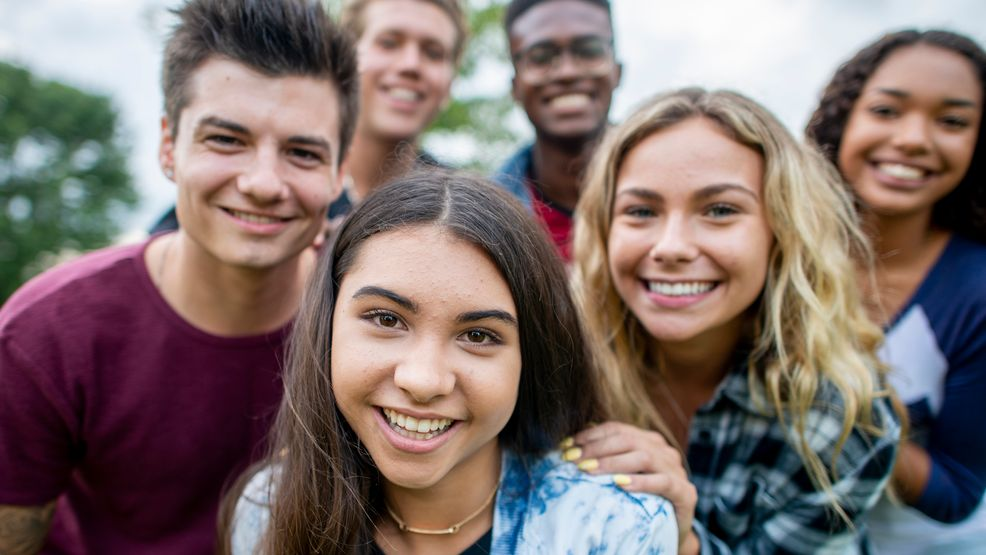
#> input picture photo.jpg, 986 x 555 px
$ python facedetection.py
#> lines starting #> are read from the running program, lines starting #| are printed output that depends on the picture; after the words box and inside, x2 and y2 are one past the last pixel; in counts of white or black regions, pixels touching at a corner belong together
#reference - https://www.edureka.co/blog/python-opencv-tutorial/
import cv2

# Create a CascadeClassifier Object
face_cascade = cv2.CascadeClassifier(cv2.data.haarcascades + 'haarcascade_frontalface_default.xml')

# Reading the image as it is
# A very high quality image will consume a lot of memory and produce error - Insufficient Memory
img = cv2.imread("photo.jpg")
#> img is the input picture: shape (555, 986, 3); mean B, G, R 108, 111.1, 126.7

# Reading the image as gray scale image
gray_img = cv2.cvtColor(img, cv2.COLOR_BGR2GRAY)
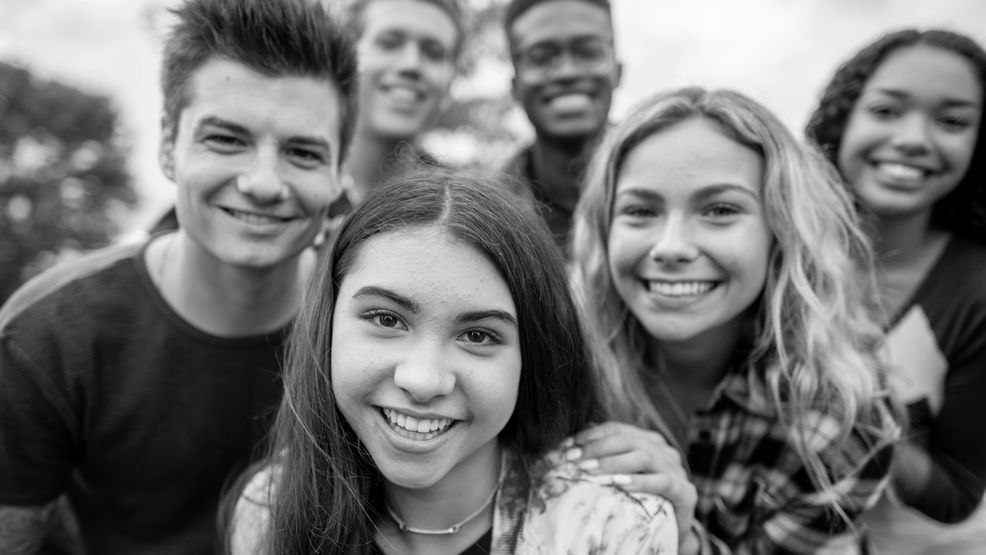
#> gray_img: shape (555, 986); min 0, max 253, mean 115.4
print(gray_img)
#> (printed output is left out)

# Search the co-ordinates of the image
faces = face_cascade.detectMultiScale(gray_img, scaleFactor=1.05,minNeighbors=5)
#> faces = [[353, 4, 112, 112], [503, 6, 123, 123], [839, 57, 143, 143], [571, 129, 206, 206], [156, 61, 218, 218], [307, 232, 249, 249]]

#form a rectangle around the face detected
for x, y, w, h in faces:
    img = cv2.rectangle(img, (x, y), (x + w, y + h), (0, 255, 0), 3)
#> this loop made 6 passes
#> pass 1, `img = cv2.rectangle(img, (x, y), (x + w, y + h), (0, 255, 0), 3)`:
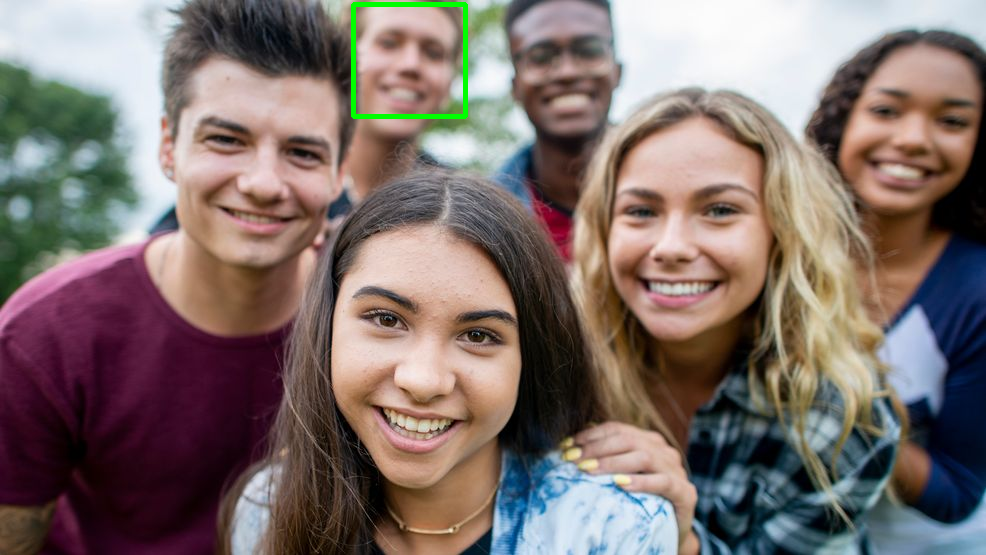
#> img: shape (555, 986, 3); 0.41% of pixels changed, all inside (x1, y1, x2, y2) = (351, 2, 468, 119)
#> pass 2, `img = cv2.rectangle(img, (x, y), (x + w, y + h), (0, 255, 0), 3)`:
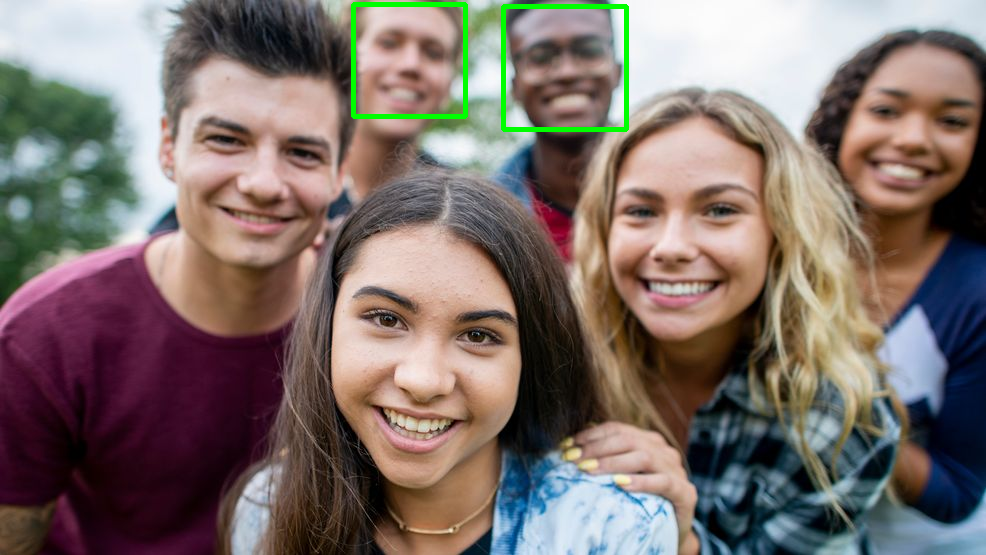
#> img: shape (555, 986, 3); 0.45% of pixels changed, all inside (x1, y1, x2, y2) = (501, 4, 629, 132)
#> pass 3, `img = cv2.rectangle(img, (x, y), (x + w, y + h), (0, 255, 0), 3)`:
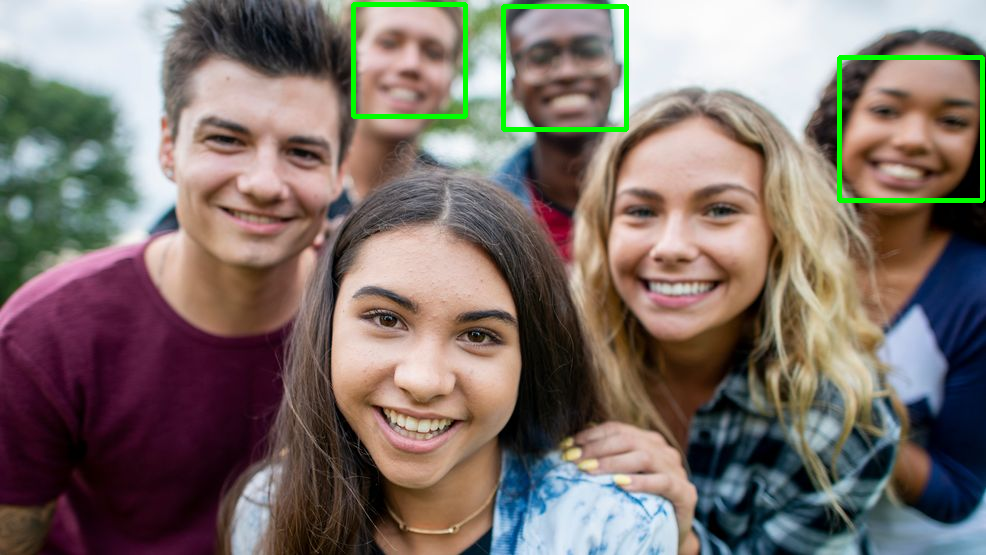
#> img: shape (555, 986, 3); 0.52% of pixels changed, all inside (x1, y1, x2, y2) = (837, 55, 985, 203)
#> after the loop:
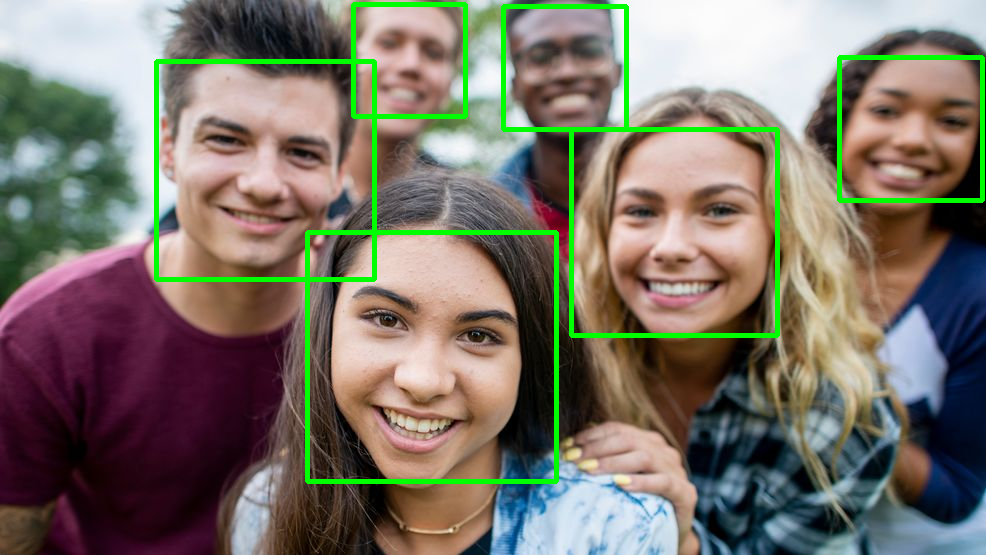
#> img: shape (555, 986, 3); 2.38% of pixels changed, all inside (x1, y1, x2, y2) = (154, 59, 780, 484)

#resize the image
#resized = cv2.resize(img, (int(img.shape[1] / 7), int(img.shape[0] / 7)))

cv2.imshow("Gray",img)

cv2.waitKey(0)

cv2.destroyAllWindows()
